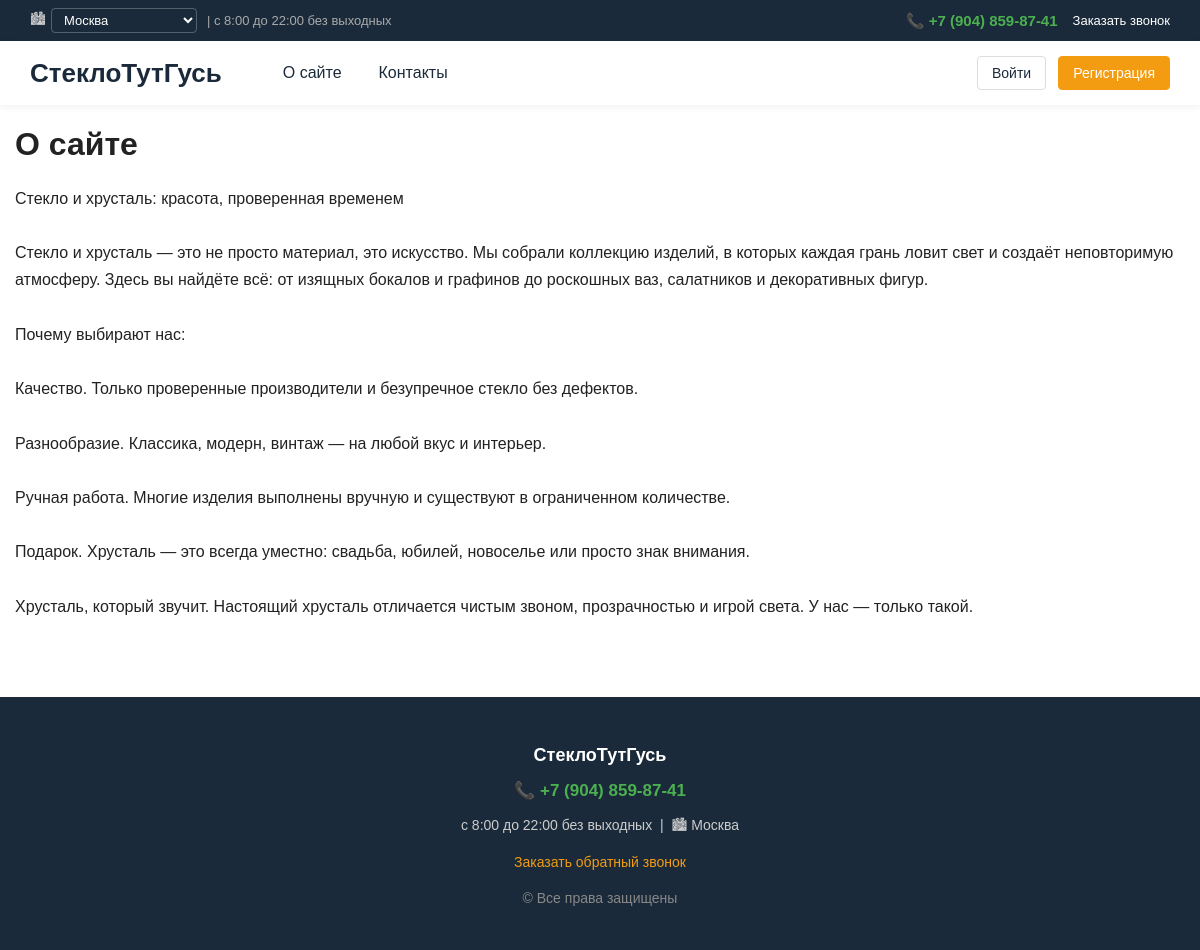
The page /page/about on the database its author committed.
### app.py (models this page shows)
class Setting(db.Model):
    key = db.Column(db.String(50), primary_key=True)
    value = db.Column(db.Text, default='')

class MenuItem(db.Model):
    id = db.Column(db.Integer, primary_key=True)
    title = db.Column(db.String(100), nullable=False)
    url = db.Column(db.String(255), default='/')
    order = db.Column(db.Integer, default=0)

class Page(db.Model):
    id = db.Column(db.Integer, primary_key=True)
    slug = db.Column(db.String(80), unique=True, nullable=False)
    title = db.Column(db.String(150), nullable=False)
    content = db.Column(db.Text, default='')
    updated_at = db.Column(db.DateTime, default=db.func.current_timestamp(),
                           onupdate=db.func.current_timestamp())

### app.py (the view)
@app.route('/page/<slug>')
def page_view(slug):
    page = Page.query.filter_by(slug=slug).first_or_404()
    categories = Category.query.all()
    return render_template('page.html', page=page, categories=categories)

### app.py (called while the page is built)
def get_setting(key, default=''):
    s = db.session.get(Setting, key)
    return s.value if s else default

def get_current_city():
    city = request.cookies.get('user_city')
    if city:
        return city
    return get_setting('shop_city', 'Москва')

@app.context_processor
def inject_globals():
    cities_str = get_setting('cities_list',
        'Москва,Санкт-Петербург,Новосибирск,Екатеринбург,Казань,'
        'Нижний Новгород,Челябинск,Самара,Омск,Ростов-на-Дону,'
        'Уфа,Красноярск,Воронеж,Пермь,Волгоград')
    cities = [c.strip() for c in cities_str.split(',') if c.strip()]
    return {
        'menu_items': MenuItem.query.order_by(MenuItem.order).all(),
        'site_title': get_setting('site_title', '💡 Гусь-Люстра'),
        'bg_color': get_setting('bg_color', '#f4f6f9'),
        'bg_image': get_setting('bg_image', ''),
        'shop_phone': get_setting('shop_phone', ''),
        'shop_schedule': get_setting('shop_schedule', ''),
        'shop_city': get_setting('shop_city', ''),
        'cities': cities,
        'current_city': get_current_city(),
    }

### templates/page.html (shortened to what this page needs)
{% extends 'base.html' %}
{% block content %}
<h1>{{ page.title }}</h1>
<div style="line-height: 1.7; white-space: pre-wrap;">{{ page.content }}</div>
{% endblock %}

### templates/base.html (shortened to what this page needs)
<!DOCTYPE html>
<html lang="ru">
<head>
</head>
<body>
<div class="topbar">
    <div class="topbar-left">
        <form method="post" action="{{ url_for('set_city') }}" class="city-form">
            <span class="city-icon">🏙</span>
            <select name="city" class="city-select" onchange="this.form.submit()">
                {% for c in cities %}
                    <option value="{{ c }}" {% if c == current_city %}selected{% endif %}>{{ c }}</option>
                {% endfor %}
            </select>
        </form>
        <span class="schedule">| {{ shop_schedule }}</span>
    </div>
    <div class="topbar-right">
        <a href="tel:{{ shop_phone|replace(' ', '')|replace('(', '')|replace(')', '')|replace('-', '') }}" class="phone">
            📞 {{ shop_phone }}
        </a>
        <a href="#" onclick="openCallModal(event); return false;" class="callback-link">
            Заказать звонок
        </a>
    </div>
</div>
<header>
    <div class="logo">
        <a href="/">{{ site_title }}</a>
    </div>
    <nav class="main-menu">
        {% for m in menu_items %}
            <a href="{{ m.url }}">{{ m.title }}</a>
        {% endfor %}
    </nav>
    <div class="user-area">
        {% if current_user.is_authenticated %}
            <span>👤 {{ current_user.username }}</span>
            {% if current_user.is_admin %}
                <a href="{{ url_for('admin_panel') }}">Админка</a>
            {% endif %}
            <a href="{{ url_for('logout') }}">Выйти</a>
        {% else %}
            <a href="{{ url_for('login') }}">Войти</a>
            <a class="primary" href="{{ url_for('register') }}">Регистрация</a>
        {% endif %}
    </div>
</header>
<div class="container">
    {% block content %}{% endblock %}
</div>
<footer>
    <p style="font-size: 18px; color: #fff; margin-bottom: 12px;"><b>{{ site_title }}</b></p>
    <p>
        <a href="tel:{{ shop_phone|replace(' ', '')|replace('(', '')|replace(')', '')|replace('-', '') }}"
           style="color: #4CAF50; font-size: 17px; font-weight: bold; text-decoration: none;">
            📞 {{ shop_phone }}
        </a>
    </p>
    <p style="margin: 8px 0;">{{ shop_schedule }} &nbsp;|&nbsp; 🏙 {{ current_city }}</p>
    <p style="margin-top: 15px;">
        <a href="#" onclick="openCallModal(event); return false;"
           style="color: #f39c12; text-decoration: none;">
            Заказать обратный звонок
        </a>
    </p>
    <p style="margin-top: 20px; color: #888;">© Все права защищены</p>
</footer>
</body>
</html>

### rows shown on the page
Setting: city "Москва", value "Москва"
Setting: value "с 8:00 до 22:00 без выходных"
Setting: value "+7 (904) 859-87-41"
Setting: value "СтеклоТутГусь"
MenuItem: title "О сайте"
MenuItem: title "Контакты"
Page: title "О сайте", content "Стекло и хрусталь: красота, проверенная временем Стекло и хрусталь — это не просто материал, это искусство. Мы собрали коллекцию изделий, в которых каждая грань ловит свет и создаёт неповторимую атмосферу. Здесь вы найдёте всё: от изящных бокалов и графинов до роскошных ваз, салатников и декоративных фигур. Почему выбирают нас: Качество. Только проверенные производители и безупречное стекло без дефектов. Разнообразие. Классика, модерн, винтаж — на любой вкус и интерьер. Ручная работа. Многие изделия выполнены вручную и существуют в ограниченном количестве. Подарок. Хрусталь — это всегда уместно: свадьба, юбилей, новоселье или просто знак внимания. Хрусталь, который звучит. Настоящий…"
